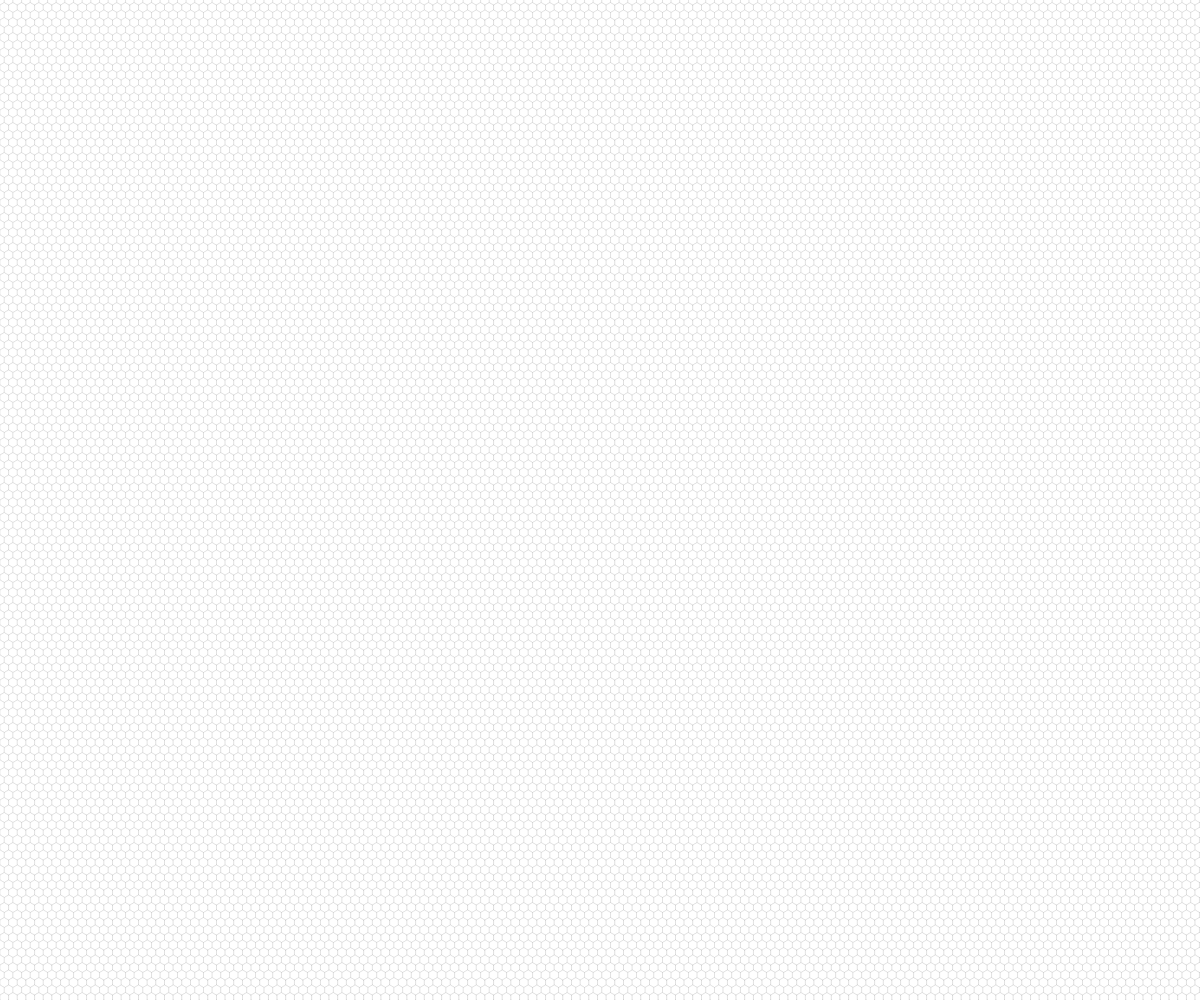
Frame 1 (no input)
Frame 60 (no input): identical to frame 1, image omitted
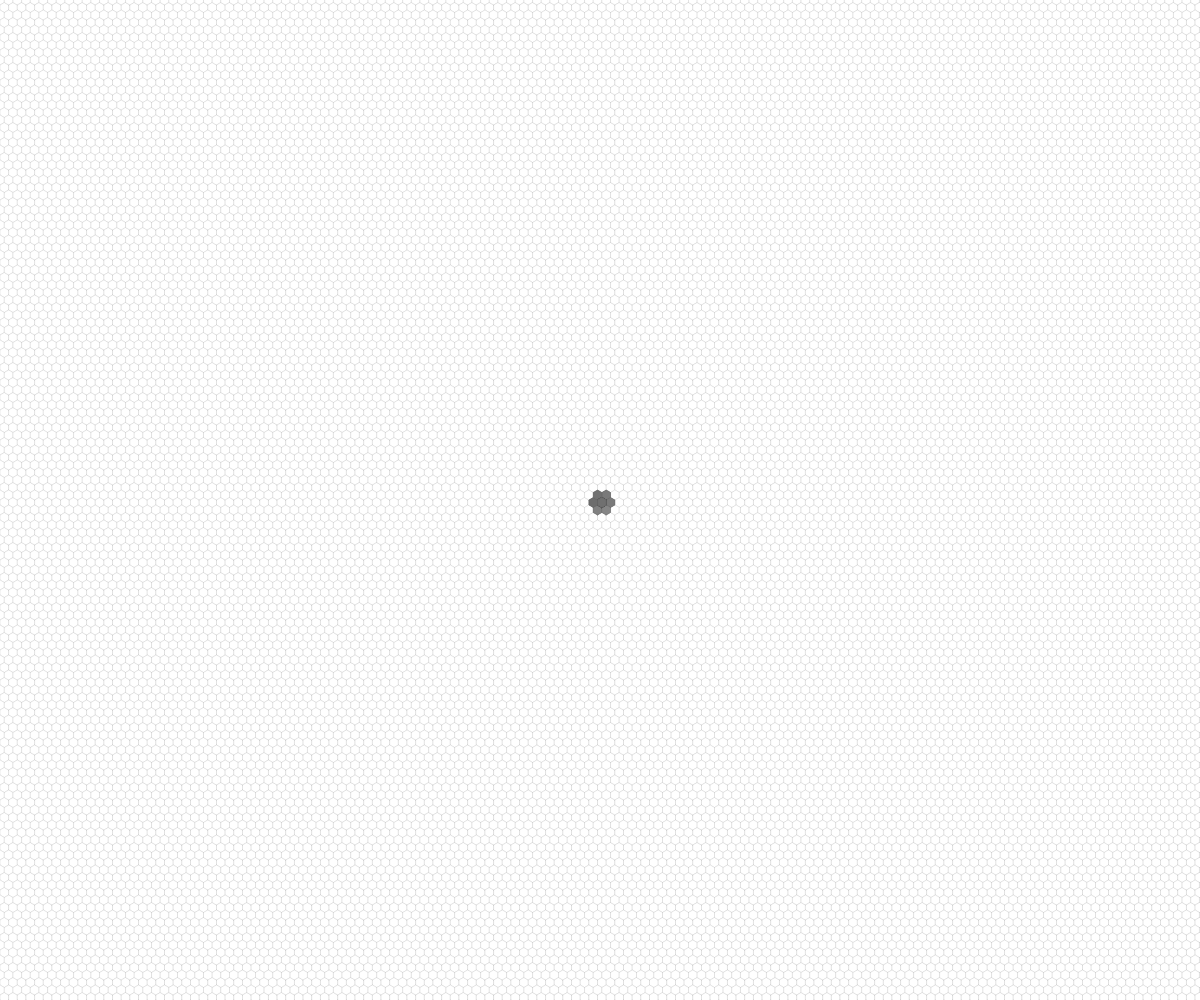
Frame 120 (the mouse pressed at the canvas centre since frame 60)

The p5.js sketch that drew these frames (run headless with seeded random() and noise() and a simulated clock; from frame 60 on, the mouse is pressed at the canvas centre):

// p5.js sketch
// ── sketch.js
let hexRadius;

let grid = [];

class Hex{
	constructor(x, y) {
		this.x = x;
		this.y = y;
		this.fill = 0;
		this.timelock = 0;

		this.centerX = this.x * hexRadius * 2 * sin(60) + this.y % 2 * hexRadius * sin(60);
		this.centerY = this.y * hexRadius * 1.5;

		this.render = true;
		this.adjacent = [];
	}

	draw() {
		push()

		fill(map(this.fill, 0, 100, 255, 100, true));
		stroke(50);
		strokeWeight(0.1);

		angleMode(DEGREES)

		translate(this.centerX, this.centerY)
	
		beginShape();

		for (let angle = 0; angle < 360; angle += 60) {
			vertex(hexRadius * sin(angle), hexRadius * cos(angle));
		}

		endShape(CLOSE);

		pop();
	}

	mouseOn() {
		return dist(mouseX, mouseY, this.centerX, this.centerY) < hexRadius * sin(60)
	}

	adjacentSetup() {
		try {
			this.adjacent.push(grid[this.x - 1 + this.y % 2][this.y - 1])
		}catch{}

		try {
			this.adjacent.push(grid[this.x + this.y % 2][this.y - 1])
		}catch{}

		try {
			this.adjacent.push(grid[this.x - 1][this.y])
		}catch{}

		try {
			this.adjacent.push(grid[this.x + 1][this.y])
		}catch{}

		try {
			this.adjacent.push(grid[this.x - 1 + this.y % 2][this.y + 1])
		}catch{}

		try {
			this.adjacent.push(grid[this.x + this.y % 2][this.y + 1])
		} catch { }
		
		this.adjacent = this.adjacent.filter(function( element ) {
			return element !== undefined;
		 });
	}

	update() {
		if (this.timelock > 0) {
			this.timelock--;
		}
	}
}

function preload() {
	// put preload code here
}

function setup() {
	createCanvas(windowWidth, windowHeight);

	frameRate(120)
	
	hexRadius = 0.005 * height;

	angleMode(DEGREES)

	for (let x = 0; x * hexRadius * 2 * sin(60) <= width + hexRadius * sin(60); x++){
		grid[x] = [];
		for (let y = 0; y * hexRadius * 1.5 <= height + hexRadius; y++){
			grid[x][y] = new Hex(x, y);
		}
	}

	grid.forEach(function (col) {
		col.forEach(function (hex) {
			hex.adjacentSetup();
		})
	})
}

function draw() {
	// put drawing code here
	grid.forEach(function (col) {
		col.forEach(function (hex) {
			if (mouseIsPressed === true) {
				if (hex.mouseOn()) {
					hex.fill = 80 + random(20);
					hex.render = true;

					hex.adjacent.forEach(function (hex) {
						if (hex.timelock == 0) {
							hex.fill = ((80 + random(20))*2 + hex.fill) / 3;
							hex.render = true;
							hex.timelock = 20;
						}
					})
				}
			}
			if (hex.render) {
				hex.draw();
				hex.render = false;
			}
			hex.update();
		})
	})

	if (frameRate() < 50) {
		console.log(frameRate() + " t: " + millis()/1000)
	}
}

// ── style.css
html, body {
  margin: 0;
  padding: 0;
  overflow-x: hidden;
  overflow-y: hidden;
}

canvas {
  display: block;
}
